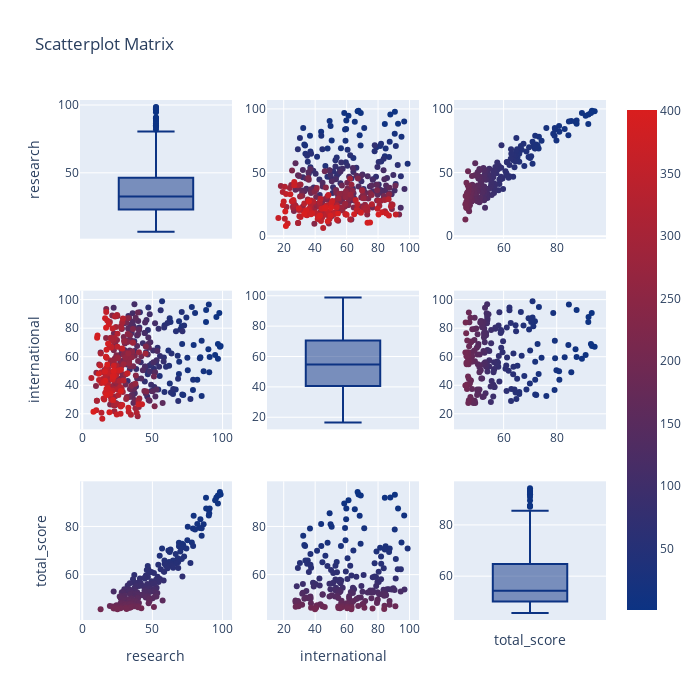

Write notebook code for a chart like this one.
### Code cell
# prepare data
dataframe = timesData[timesData.year == 2015]
data2015 = dataframe.loc[:,["research","international", "total_score"]]
data2015["index"] = np.arange(1,len(data2015)+1)
# scatter matrix
fig = ff.create_scatterplotmatrix(data2015,diag= 'box',index='index',colormap = 'Portland',
                                  colormap_type = 'cat',
                                  height=700, width=700)
iplot(fig)

### Figure 1 — Plotly figure (JSON) as saved in the notebook; plotly's stock layout.template omitted (floating-point values rounded to 4 significant figures; data arrays with more than 128 entries replaced by an {"elided": "..."} marker saying what was removed)
{"data": [{"marker": {"color": "rgb(12, 51, 131)"}, "showlegend": false, "type": "box", "xaxis": "x", "y": {"elided": "401 float values"}, "yaxis": "y"}, {"marker": {"color": {"elided": "401 int values"}, "colorscale": [[0, "rgb(12, 51, 131)"], [1, "rgb(217, 30, 30)"]], "showscale": true, "size": 6}, "mode": "markers", "showlegend": false, "type": "scatter", "x": {"elided": "401 str values"}, "xaxis": "x2", "y": {"elided": "401 float values"}, "yaxis": "y2"}, {"marker": {"color": {"elided": "401 int values"}, "colorscale": [[0, "rgb(12, 51, 131)"], [1, "rgb(217, 30, 30)"]], "showscale": false, "size": 6}, "mode": "markers", "showlegend": false, "type": "scatter", "x": {"elided": "401 str values"}, "xaxis": "x3", "y": {"elided": "401 float values"}, "yaxis": "y3"}, {"marker": {"color": {"elided": "401 int values"}, "colorscale": [[0, "rgb(12, 51, 131)"], [1, "rgb(217, 30, 30)"]], "showscale": false, "size": 6}, "mode": "markers", "showlegend": false, "type": "scatter", "x": {"elided": "401 float values"}, "xaxis": "x4", "y": {"elided": "401 str values"}, "yaxis": "y4"}, {"marker": {"color": "rgb(12, 51, 131)"}, "showlegend": false, "type": "box", "xaxis": "x5", "y": {"elided": "401 str values"}, "yaxis": "y5"}, {"marker": {"color": {"elided": "401 int values"}, "colorscale": [[0, "rgb(12, 51, 131)"], [1, "rgb(217, 30, 30)"]], "showscale": false, "size": 6}, "mode": "markers", "showlegend": false, "type": "scatter", "x": {"elided": "401 str values"}, "xaxis": "x6", "y": {"elided": "401 str values"}, "yaxis": "y6"}, {"marker": {"color": {"elided": "401 int values"}, "colorscale": [[0, "rgb(12, 51, 131)"], [1, "rgb(217, 30, 30)"]], "showscale": false, "size": 6}, "mode": "markers", "showlegend": false, "type": "scatter", "x": {"elided": "401 float values"}, "xaxis": "x7", "y": {"elided": "401 str values"}, "yaxis": "y7"}, {"marker": {"color": {"elided": "401 int values"}, "colorscale": [[0, "rgb(12, 51, 131)"], [1, "rgb(217, 30, 30)"]], "showscale": false, "size": 6}, "mode": "markers", "showlegend": false, "type": "scatter", "x": {"elided": "401 str values"}, "xaxis": "x8", "y": {"elided": "401 str values"}, "yaxis": "y8"}, {"marker": {"color": "rgb(12, 51, 131)"}, "showlegend": false, "type": "box", "xaxis": "x9", "y": {"elided": "401 str values"}, "yaxis": "y9"}], "layout": {"height": 700, "showlegend": true, "title": {"text": "Scatterplot Matrix"}, "width": 700, "xaxis": {"anchor": "y", "domain": [0, 0.2889], "showticklabels": false}, "xaxis2": {"anchor": "y2", "domain": [0.3556, 0.6444]}, "xaxis3": {"anchor": "y3", "domain": [0.7111, 1]}, "xaxis4": {"anchor": "y4", "domain": [0, 0.2889]}, "xaxis5": {"anchor": "y5", "domain": [0.3556, 0.6444], "showticklabels": false}, "xaxis6": {"anchor": "y6", "domain": [0.7111, 1]}, "xaxis7": {"anchor": "y7", "domain": [0, 0.2889], "title": {"text": "research"}}, "xaxis8": {"anchor": "y8", "domain": [0.3556, 0.6444], "title": {"text": "international"}}, "xaxis9": {"anchor": "y9", "domain": [0.7111, 1], "showticklabels": false, "title": {"text": "total_score"}}, "yaxis": {"anchor": "x", "domain": [0.7333, 1], "title": {"text": "research"}}, "yaxis2": {"anchor": "x2", "domain": [0.7333, 1]}, "yaxis3": {"anchor": "x3", "domain": [0.7333, 1]}, "yaxis4": {"anchor": "x4", "domain": [0.3667, 0.6333], "title": {"text": "international"}}, "yaxis5": {"anchor": "x5", "domain": [0.3667, 0.6333]}, "yaxis6": {"anchor": "x6", "domain": [0.3667, 0.6333]}, "yaxis7": {"anchor": "x7", "domain": [0, 0.2667], "title": {"text": "total_score"}}, "yaxis8": {"anchor": "x8", "domain": [0, 0.2667]}, "yaxis9": {"anchor": "x9", "domain": [0, 0.2667]}}}
